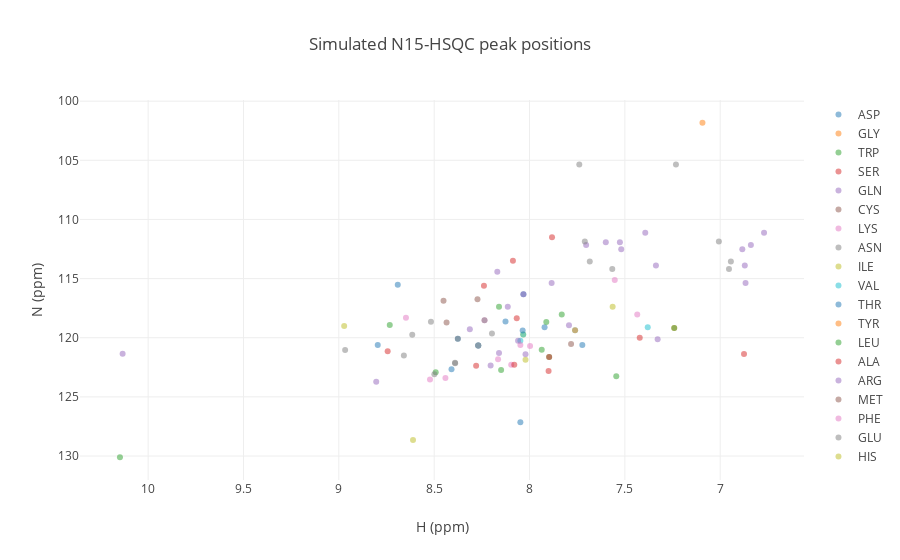

This figure's notebook cell:
### Markdown cell above
## N<sup>15</sup>-HSQC from BMRB Entry

### Code cell
s.n15hsqc(bmrbid='15060')

### Figure 1 — Plotly figure (JSON) as saved in the notebook; plotly's stock layout.template omitted (floating-point values rounded to 4 significant figures)
{"data": [{"mode": "markers", "name": "ASP", "opacity": 0.5, "text": ["15060-35-ASP-1", "15060-51-ASP-1", "15060-64-ASP-1", "15060-66-ASP-1", "15060-71-ASP-1", "15060-92-ASP-1", "15060-101-ASP-1", "15060-102-ASP-1", "15060-104-ASP-1", "15060-107-ASP-1"], "type": "scatter", "x": ["8.796", "8.126", "7.921", "7.723", "8.691", "8.269", "8.269", "8.376", "8.409", "8.048"], "y": ["120.621", "118.623", "119.109", "120.613", "115.520", "120.647", "120.647", "120.080", "122.658", "127.146"]}, {"mode": "markers", "name": "GLY", "opacity": 0.5, "text": ["15060-41-GLY-1"], "type": "scatter", "x": ["7.093"], "y": ["101.824"]}, {"mode": "markers", "name": "TRP", "opacity": 0.5, "text": ["15060-36-TRP-1", "15060-36-TRP-HE1-1"], "type": "scatter", "x": ["8.492", "10.148"], "y": ["122.912", "130.106"]}, {"mode": "markers", "name": "SER", "opacity": 0.5, "text": ["15060-52-SER-1", "15060-88-SER-1", "15060-103-SER-1"], "type": "scatter", "x": ["7.882", "8.087", "8.239"], "y": ["111.515", "113.499", "115.602"]}, {"mode": "markers", "name": "GLN", "opacity": 0.5, "text": ["15060-25-GLN-1", "15060-25-GLN-HE21-1", "15060-25-GLN-HE22-1", "15060-26-GLN-1", "15060-26-GLN-HE21-1", "15060-26-GLN-HE22-1", "15060-44-GLN-1", "15060-44-GLN-HE21-1", "15060-44-GLN-HE22-1", "15060-47-GLN-1", "15060-47-GLN-HE21-1", "15060-47-GLN-HE22-1", "15060-53-GLN-1", "15060-53-GLN-HE21-1", "15060-53-GLN-HE22-1", "15060-96-GLN-1", "15060-96-GLN-HE21-1", "15060-96-GLN-HE22-1"], "type": "scatter", "x": ["8.021", "7.703", "6.839", "8.313", "7.393", "6.770", "10.134", "7.600", "7.526", "8.114", "7.884", "6.867", "8.169", "7.337", "6.871", "8.160", "7.519", "6.884"], "y": ["121.400", "112.158", "112.158", "119.279", "111.116", "111.116", "121.355", "111.932", "111.932", "117.390", "115.368", "115.368", "114.417", "113.885", "113.885", "121.289", "112.512", "112.512"]}, {"mode": "markers", "name": "CYS", "opacity": 0.5, "text": ["15060-34-CYS-1", "15060-77-CYS-1", "15060-86-CYS-1"], "type": "scatter", "x": ["8.451", "8.273", "8.435"], "y": ["116.884", "116.751", "118.712"]}, {"mode": "markers", "name": "LYS", "opacity": 0.5, "text": ["15060-31-LYS-1", "15060-62-LYS-1", "15060-63-LYS-1", "15060-85-LYS-1", "15060-98-LYS-1", "15060-99-LYS-1"], "type": "scatter", "x": ["7.997", "8.236", "7.435", "8.096", "8.441", "8.522"], "y": ["120.697", "118.525", "118.030", "122.287", "123.396", "123.539"]}, {"mode": "markers", "name": "ASN", "opacity": 0.5, "text": ["15060-57-ASN-1", "15060-57-ASN-HD21-1", "15060-57-ASN-HD22-1", "15060-81-ASN-1", "15060-81-ASN-HD21-1", "15060-81-ASN-HD22-1", "15060-84-ASN-1", "15060-84-ASN-HD21-1", "15060-84-ASN-HD22-1", "15060-94-ASN-1", "15060-94-ASN-HD21-1", "15060-94-ASN-HD22-1"], "type": "scatter", "x": ["8.390", "7.007", "7.710", "8.517", "7.566", "6.954", "8.967", "7.232", "7.739", "8.376", "7.684", "6.944"], "y": ["122.152", "111.858", "111.858", "118.647", "114.200", "114.200", "121.031", "105.352", "105.352", "120.080", "113.553", "113.553"]}, {"mode": "markers", "name": "ILE", "opacity": 0.5, "text": ["15060-24-ILE-1", "15060-28-ILE-1", "15060-56-ILE-1", "15060-58-ILE-1"], "type": "scatter", "x": ["8.033", "8.021", "8.972", "8.611"], "y": ["119.731", "121.869", "119.002", "128.642"]}, {"mode": "markers", "name": "VAL", "opacity": 0.5, "text": ["15060-21-VAL-1", "15060-61-VAL-1", "15060-73-VAL-1", "15060-93-VAL-1"], "type": "scatter", "x": ["8.048", "7.380", "7.761", "8.033"], "y": ["120.251", "119.124", "119.359", "119.731"]}, {"mode": "markers", "name": "THR", "opacity": 0.5, "text": ["15060-22-THR-1", "15060-82-THR-1"], "type": "scatter", "x": ["8.032", "8.036"], "y": ["116.327", "119.380"]}, {"mode": "markers", "name": "TYR", "opacity": 0.5, "text": ["15060-45-TYR-1", "15060-49-TYR-1"], "type": "scatter", "x": ["7.241", "7.761"], "y": ["119.170", "119.359"]}, {"mode": "markers", "name": "LEU", "opacity": 0.5, "text": ["15060-20-LEU-1", "15060-37-LEU-1", "15060-48-LEU-1", "15060-68-LEU-1", "15060-72-LEU-1", "15060-76-LEU-1", "15060-80-LEU-1", "15060-83-LEU-1", "15060-91-LEU-1"], "type": "scatter", "x": ["8.149", "8.733", "7.831", "7.545", "7.912", "7.241", "8.160", "7.897", "7.936"], "y": ["122.739", "118.921", "118.032", "123.253", "118.675", "119.170", "117.390", "121.629", "121.017"]}, {"mode": "markers", "name": "ALA", "opacity": 0.5, "text": ["15060-30-ALA-1", "15060-33-ALA-1", "15060-39-ALA-1", "15060-40-ALA-1", "15060-46-ALA-1", "15060-59-ALA-1", "15060-60-ALA-1", "15060-87-ALA-1"], "type": "scatter", "x": ["8.280", "7.897", "7.900", "8.067", "6.875", "8.080", "7.422", "8.744"], "y": ["122.373", "121.629", "122.812", "118.343", "121.385", "122.287", "119.996", "121.138"]}, {"mode": "markers", "name": "ARG", "opacity": 0.5, "text": ["15060-38-ARG-1", "15060-70-ARG-1", "15060-78-ARG-1", "15060-79-ARG-1", "15060-90-ARG-1", "15060-97-ARG-1"], "type": "scatter", "x": ["8.032", "8.804", "8.060", "7.328", "7.793", "8.204"], "y": ["116.327", "123.728", "120.251", "120.135", "118.950", "122.338"]}, {"mode": "markers", "name": "MET", "opacity": 0.5, "text": ["15060-89-MET-1"], "type": "scatter", "x": ["7.782"], "y": ["120.541"]}, {"mode": "markers", "name": "PHE", "opacity": 0.5, "text": ["15060-42-PHE-1", "15060-54-PHE-1", "15060-67-PHE-1", "15060-95-PHE-1"], "type": "scatter", "x": ["8.648", "8.165", "7.553", "8.048"], "y": ["118.308", "121.830", "115.112", "120.616"]}, {"mode": "markers", "name": "GLU", "opacity": 0.5, "text": ["15060-27-GLU-1", "15060-29-GLU-1", "15060-32-GLU-1", "15060-50-GLU-1", "15060-69-GLU-1", "15060-74-GLU-1", "15060-105-GLU-1", "15060-106-GLU-1"], "type": "scatter", "x": ["8.197", "8.269", "8.236", "8.499", "8.659", "8.615", "8.269", "8.391"], "y": ["119.648", "120.647", "118.525", "123.085", "121.494", "119.749", "120.647", "122.119"]}, {"mode": "markers", "name": "HIS", "opacity": 0.5, "text": ["15060-65-HIS-1"], "type": "scatter", "x": ["7.564"], "y": ["117.388"]}], "layout": {"hovermode": "closest", "showlegend": true, "title": "Simulated N15-HSQC peak positions", "xaxis": {"autorange": "reversed", "title": "H (ppm)"}, "yaxis": {"autorange": "reversed", "title": "N (ppm)"}}}
